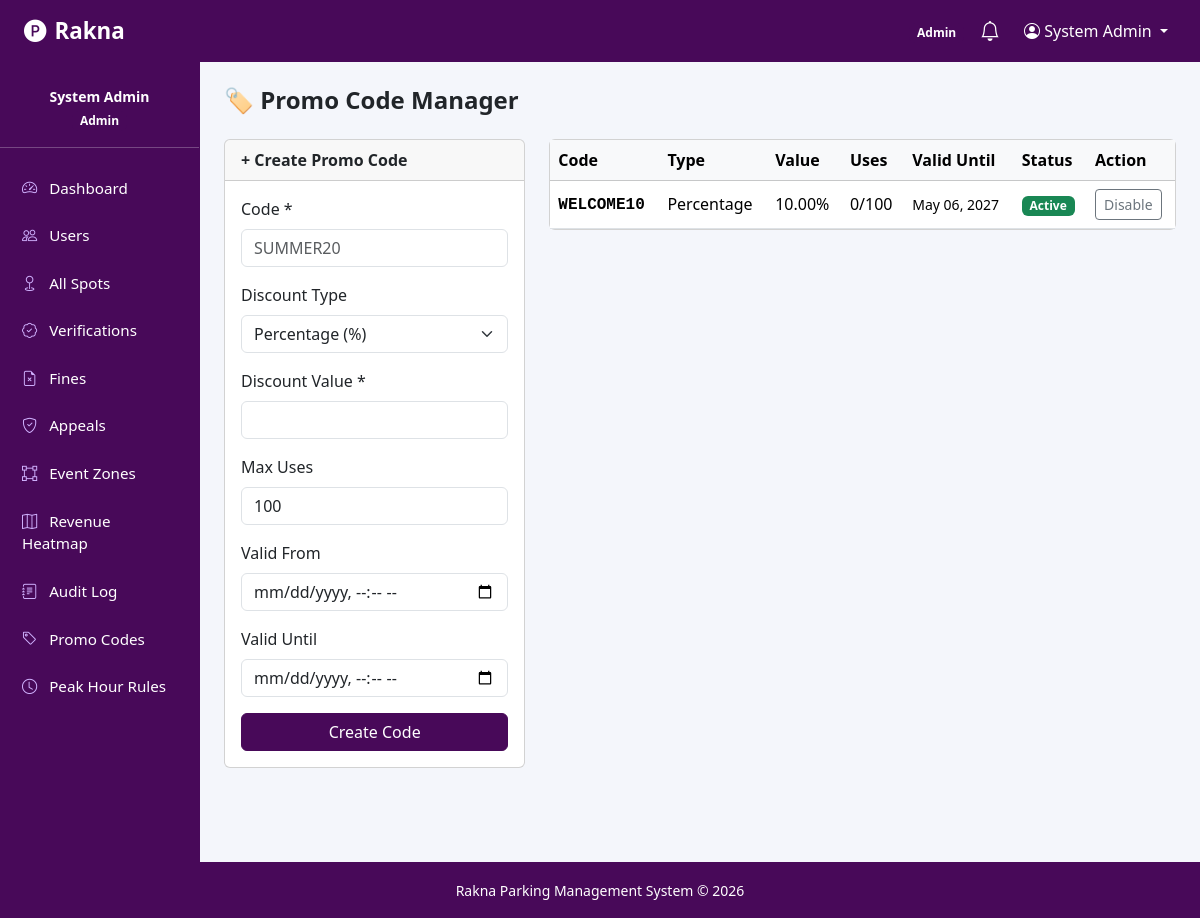
The page /admin/promo_codes.php (signed in) on the database its author committed.
### tables this page shows
CREATE TABLE promo_codes (
    promo_id        INT AUTO_INCREMENT PRIMARY KEY,
    code            VARCHAR(50) NOT NULL UNIQUE,
    discount_type   ENUM('percentage','fixed') DEFAULT 'percentage',
    discount_value  DECIMAL(8,2) NOT NULL,
    max_uses        INT DEFAULT 100,
    current_uses    INT DEFAULT 0,
    valid_from      DATETIME NOT NULL,
    valid_until     DATETIME NOT NULL,
    is_active       TINYINT(1) DEFAULT 1,
    created_at      TIMESTAMP DEFAULT CURRENT_TIMESTAMP
);

### admin/promo_codes.php (the view, shortened to what this page needs)
<?php
$db = getDB();
$codes = $db->query("SELECT * FROM promo_codes ORDER BY created_at DESC")->fetchAll();
require_once __DIR__ . '/../includes/header.php';
?>
<div class="container-fluid px-0"><div class="row g-0">
<?php require_once __DIR__ . '/../includes/sidebar.php'; ?>
<div class="col-md-10 p-4">
  <h4 class="fw-bold mb-4">🏷️ Promo Code Manager</h4>
  <div class="row g-4">
    <div class="col-md-4">
      <div class="card">
        <div class="card-header fw-bold">+ Create Promo Code</div>
        <div class="card-body">
          <form method="POST">
            <div class="mb-3"><label class="form-label">Code *</label><input type="text" name="code" class="form-control text-uppercase" placeholder="SUMMER20" required></div>
            <div class="mb-3">
              <label class="form-label">Discount Type</label>
              <select name="discount_type" class="form-select">
                <option value="percentage">Percentage (%)</option>
              </select>
            </div>
            <div class="mb-3"><label class="form-label">Discount Value *</label><input type="number" name="discount_value" class="form-control" step="0.01" min="1" required></div>
            <div class="mb-3"><label class="form-label">Max Uses</label><input type="number" name="max_uses" class="form-control" value="100" min="1"></div>
            <div class="mb-3"><label class="form-label">Valid From</label><input type="datetime-local" name="valid_from" class="form-control" required></div>
            <div class="mb-3"><label class="form-label">Valid Until</label><input type="datetime-local" name="valid_until" class="form-control" required></div>
            <button type="submit" class="btn btn-primary w-100">Create Code</button>
          </form>
        </div>
      </div>
    </div>
    <div class="col-md-8">
      <div class="card">
        <div class="table-responsive">
          <table class="table table-hover align-middle mb-0">
            <thead class="table-light"><tr><th>Code</th><th>Type</th><th>Value</th><th>Uses</th><th>Valid Until</th><th>Status</th><th>Action</th></tr></thead>
            <tbody>
              <?php foreach ($codes as $c): ?>
              <tr>
                <td><strong class="font-monospace"><?= htmlspecialchars($c['code']) ?></strong></td>
                <td><?= ucfirst($c['discount_type']) ?></td>
                <td><?= $c['discount_type'] === 'percentage' ? $c['discount_value'].'%' : $c['discount_value'].' EGP' ?></td>
                <td><?= $c['current_uses'] ?>/<?= $c['max_uses'] ?></td>
                <td><small><?= date('M d, Y', strtotime($c['valid_until'])) ?></small></td>
                <td><span class="badge bg-<?= $c['is_active'] ? 'success' : 'secondary' ?>"><?= $c['is_active'] ? 'Active' : 'Disabled' ?></span></td>
                <td>
                  <form method="POST" class="d-inline">
                    <button class="btn btn-sm btn-outline-secondary"><?= $c['is_active'] ? 'Disable' : 'Enable' ?></button>
                  </form>
                </td>
              </tr>
              <?php endforeach; ?>
            </tbody>
          </table>
        </div>
      </div>
    </div>
  </div>
</div></div></div>
<?php require_once __DIR__ . '/../includes/footer.php'; ?>

### includes/header.php (style rules this page uses)
:root { --primary: #480959; --dark: #480959; --sidebar-bg: #480959; }
body { background: #f4f6fb; }
.btn-primary { background: var(--primary); border-color: var(--primary); }
.row.g-0 { margin: 0; }
.col-md-2, .col-md-10 { padding: 0; }

### rows shown on the page
promo_codes: code "WELCOME10", discount_type "Percentage", discount_value "10.00", current_uses "0", max_uses "100", valid_until "May 06, 2027", is_active "Active"

### other values the page prints
$user['role'] "Admin"
$user['full_name'] "System Admin"
$role "Admin"
